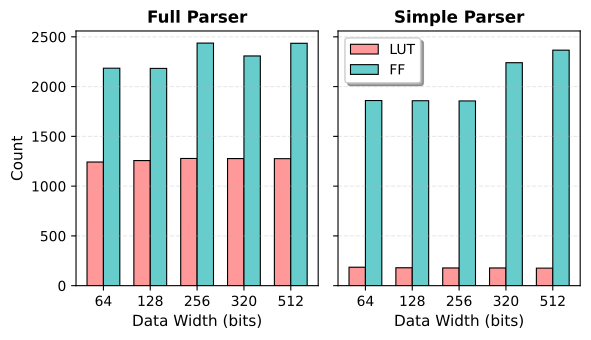

Recreate this plot in Python.
import pandas as pd
import matplotlib.pyplot as plt
import numpy as np

df = pd.read_csv('../new_results/fig7_results.csv')

full_parser_df   = df[df['Parser'] == 'Full Parser'].sort_values('DW (bits)')
simple_parser_df = df[df['Parser'] == 'Simple Parser'].sort_values('DW (bits)')

fig, (ax1, ax2) = plt.subplots(1, 2, figsize=(6, 3.5), sharey=True)

def plot_parser(ax, filtered_df, title):
    data_widths = filtered_df['DW (bits)'].values
    lut_values  = filtered_df['LUT'].values
    ff_values   = filtered_df['FF'].values

    x = np.arange(len(data_widths))
    width = 0.35

    ax.bar(x - width/2, lut_values, width, label='LUT',
           color='#FF9999', edgecolor='black', linewidth=0.8)
    ax.bar(x + width/2, ff_values,  width, label='FF',
           color='#66CCCC', edgecolor='black', linewidth=0.8)

    ax.set_xlabel('Data Width (bits)', fontsize=11)
    ax.set_title(title, fontsize=12, fontweight='bold')
    ax.set_xticks(x)
    ax.set_xticklabels([str(dw) for dw in data_widths])
    ax.grid(axis='y', alpha=0.3, linestyle='--')

plot_parser(ax1, full_parser_df,   'Full Parser')
plot_parser(ax2, simple_parser_df, 'Simple Parser')
ax2.legend(fontsize=10, frameon=True, shadow=True)
ax1.set_ylabel('Count', fontsize=11)

plt.tight_layout()
plt.savefig('fig7.pdf', bbox_inches='tight')
plt.show()
